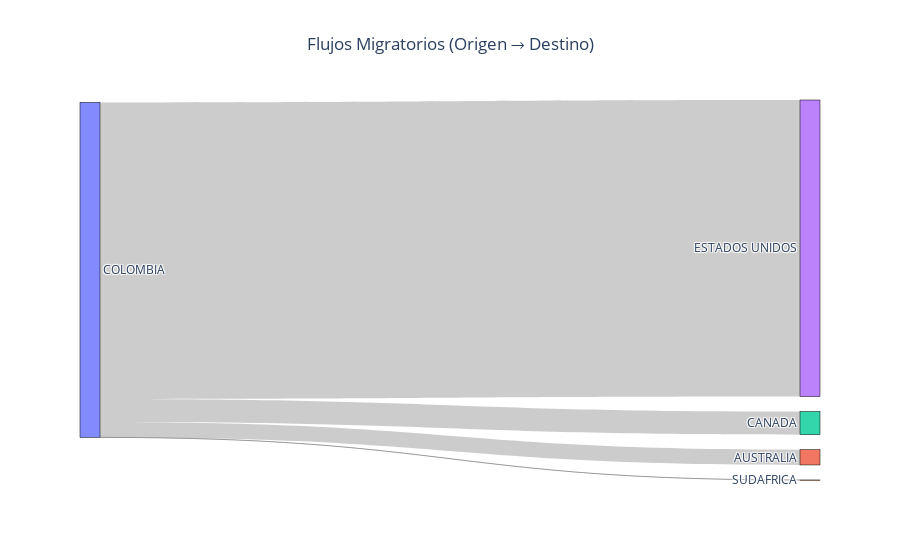

The code cell stored with this chart in its notebook:
### Code cell
#========= Paises con más migrantes recibidos
# Agrupación y conteo por país de nacimiento
# Top 10 países de destino

top_paises = (data_analisis_copia.groupby("Pais")["Cantidad de personas"].sum().nlargest(10).reset_index())
#Tabla tipo df
display(top_paises.style.background_gradient(cmap='Blues', subset=['Cantidad de personas'])
        .set_properties(**{'text-align':'center'}).set_table_styles([{'selector': 'th', 'props': [('text-align', 'center')]}]))

plt.figure(figsize=(8,5))
bars = plt.bar(top_paises["Pais"], top_paises["Cantidad de personas"], color="green")

plt.title("Top 10 Países receptores de Colombianos", fontsize=14)
plt.xlabel("País de destino", fontsize=12)
plt.ylabel("Número de registros", fontsize=12)
plt.xticks(rotation=45, ha="right")
plt.tight_layout()

for bar in bars:
    plt.text(bar.get_x() + bar.get_width()/2, bar.get_height(),
             f'{bar.get_height():,}', ha='center', va='bottom', fontsize=9)

plt.show()

#Ploteo Grafico (Mapa conceptual de la migración y la recepción)

# ========= Agrupar datos del DataFrame =========
# Ajusta los nombres de columnas según tu DF
df_sankey = (
    data_analisis_copia.groupby(["Pais de Nacimiento", "Pais"])
    ["Cantidad de personas"]
    .sum()
    .reset_index()
)

# ========= Crear lista de nodos =========
# Nodos únicos: orígenes + destinos
nodos = list(pd.concat([df_sankey["Pais de Nacimiento"], df_sankey["Pais"]]).unique())

# Diccionario para mapear nodo → índice
mapa_indices = {pais: i for i, pais in enumerate(nodos)}

# ========= Crear enlaces (links) =========
sources = df_sankey["Pais de Nacimiento"].map(mapa_indices).tolist()
targets = df_sankey["Pais"].map(mapa_indices).tolist()
values = df_sankey["Cantidad de personas"].tolist()

# ========= Construir Sankey =========
fig = go.Figure(data=[go.Sankey(
    node=dict(
        pad=15, thickness=20, line=dict(color="black", width=0.5),
        label=nodos
    ),
    link=dict(
        source=sources,
        target=targets,
        value=values
    )
)])

fig.update_layout(title="Flujos Migratorios (Origen → Destino)", title_x=0.5)
fig.show()

### Figure 1 — Plotly figure (JSON) as saved in the notebook; plotly's stock layout.template omitted (floating-point values rounded to 4 significant figures)
{"data": [{"link": {"source": [0, 0, 0, 0], "target": [1, 2, 3, 4], "value": [10704, 16160, 207459, 25]}, "node": {"label": ["COLOMBIA", "AUSTRALIA", "CANADA", "ESTADOS UNIDOS", "SUDAFRICA"], "line": {"color": "black", "width": 0.5}, "pad": 15, "thickness": 20}, "type": "sankey"}], "layout": {"title": {"text": "Flujos Migratorios (Origen → Destino)", "x": 0.5}}}
